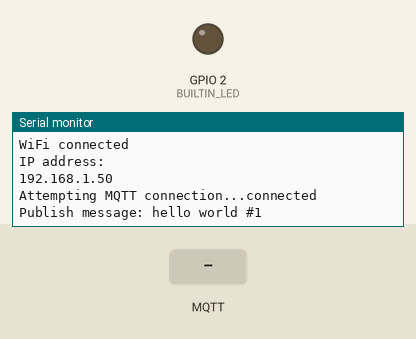
This sketch was run on a simulated ESP32. Shown: output pins drawn as LEDs (lit = HIGH), the last lines printed to the serial monitor. Inputs (shaded band) come from the test bench. WiFi joins after 1.5 s; servers stay silent unless stated; random numbers use the default seed unless the sketch sets one; no MQTT or app messages arrive unless stated.

Above: at 2.7 s.
2.8 s: MQTT message "1" arrives on the first subscribed topic
At 3.8 s:
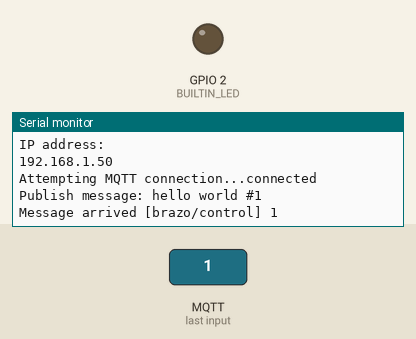
4.3 s: MQTT message "on" arrives on the first subscribed topic
At 5.3 s:
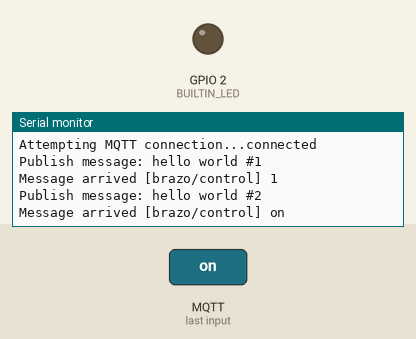
5.8 s: MQTT message "off" arrives on the first subscribed topic
At 5.96 s:
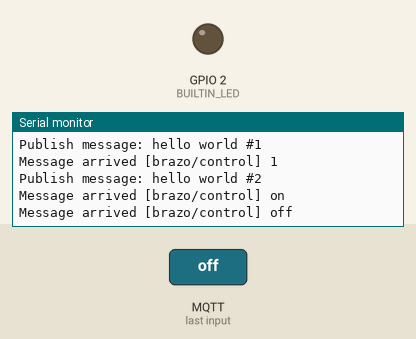
Timing chart, 0 to 8.8 s (numbered marks = the images above; inputs shaded):
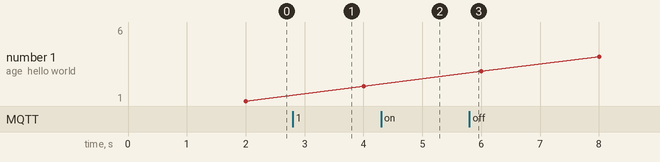

Measured:
- after the input at 2.8 s, the serial monitor: prints a new line at once (image 1)
- after the input at 4.3 s, the serial monitor: prints a new line at once (image 2)
- after the input at 5.8 s, the serial monitor: prints a new line at once (image 3)

The sketch:

controlador_brazo_bici_2.ino
```cpp
/*
  CONTROLADOR DE BRAZO PARA COLGAR BICI
  Inventoteca, julio 2021

  El programa funciona en ESP32 o ESP8266
  Usa MQTT. Publica en el topic "brazo/status"
  Se suscribe al topic "brazo/control"

  Modificar para usar el ejemplo de reconexión sin bloquear

  Basic ESP8266 MQTT example
  This sketch demonstrates the capabilities of the pubsub library in combination
  with the ESP8266 board/library.
  It connects to an MQTT server then:
  - publishes "hello world" to the topic "outTopic" every two seconds
  - subscribes to the topic "inTopic", printing out any messages
    it receives. NB - it assumes the received payloads are strings not binary
  - If the first character of the topic "inTopic" is an 1, switch ON the ESP Led,
    else switch it off
  It will reconnect to the server if the connection is lost using a blocking
  reconnect function. See the 'mqtt_reconnect_nonblocking' example for how to
  achieve the same result without blocking the main loop.
  To install the ESP8266 board, (using Arduino 1.6.4+):
  - Add the following 3rd party board manager under "File -> Preferences -> Additional Boards Manager URLs":
       http://arduino.esp8266.com/stable/package_esp8266com_index.json
  - Open the "Tools -> Board -> Board Manager" and click install for the ESP8266"
  - Select your ESP8266 in "Tools -> Board"
*/

#include <WiFi.h>
#include <PubSubClient.h>

// Datos de la red
const char* ssid = "Inventoteca_2G";
const char* password = "science_7425";
const char* mqtt_server = "broker.mqtt-dashboard.com";

// Variables para MQTT
WiFiClient espClient;
PubSubClient client(espClient);
unsigned long lastMsg = 0; //millis del último mensaje
#define MSG_BUFFER_SIZE	(50)
char msg[MSG_BUFFER_SIZE]; //buffer para mensaje de entrada ??
int value = 0; //valor que se envía

// Topics
char pubTopic[] = "brazo/status"; //aquí publica
char subTopic[] = "brazo/control"; //se suscribe

// Definir pines para los botones que controlan el mov del motor
#define BTN_UP   12
#define BTN_STOP 13
#define BTN_DOWN 14

// Definir pines de finales de carrera
#define LIMIT_UP   4
#define LIMIT_DOWN 5

// Definir pin de LED (opcional)
#define BUILTIN_LED 2

void setup_wifi() {
  // Modificar función para evitar bloqueo
  //delay(10);
  // We start by connecting to a WiFi network
  Serial.println();
  Serial.print("Connecting to ");
  Serial.println(ssid);

  WiFi.mode(WIFI_STA);
  WiFi.begin(ssid, password);

  while (WiFi.status() != WL_CONNECTED) {
    delay(500);
    Serial.print(".");
  }

  randomSeed(micros());

  Serial.println("");
  Serial.println("WiFi connected");
  Serial.println("IP address: ");
  Serial.println(WiFi.localIP());
}

void callback(char* topic, byte* payload, unsigned int length) {
  // Modificar para evitar bloqueo
  Serial.print("Message arrived [");
  Serial.print(topic);
  Serial.print("] ");
  for (int i = 0; i < length; i++) {
    Serial.print((char)payload[i]);
  }
  Serial.println();

  // Switch on the LED if an 1 was received as first character
  /*
    if ((char)payload[0] == '1') {
    digitalWrite(BUILTIN_LED, LOW);   // Turn the LED on (Note that LOW is the voltage level
    // but actually the LED is on; this is because
    // it is active low on the ESP-01)
    } else {
    digitalWrite(BUILTIN_LED, HIGH);  // Turn the LED off by making the voltage HIGH
    }
  */
}

void reconnect() {
  // Loop until we're reconnected
  while (!client.connected()) {
    Serial.print("Attempting MQTT connection...");
    // Create a random client ID
    String clientId = "ESP8266Client-";
    clientId += String(random(0xffff), HEX);
    // Attempt to connect
    if (client.connect(clientId.c_str())) {
      Serial.println("connected");
      // Once connected, publish an announcement...
      client.publish(pubTopic, "conectado");
      // ... and resubscribe
      client.subscribe(subTopic);
    } else {
      Serial.print("failed, rc=");
      Serial.print(client.state());
      Serial.println(" try again in 5 seconds");
      // Wait 5 seconds before retrying
      delay(5000);
    }
  }
}

void setup() {
  // Configurar pines como entradas con pull-up
  // Botones
  pinMode(BTN_UP,   INPUT_PULLUP);
  pinMode(BTN_STOP, INPUT_PULLUP);
  pinMode(BTN_DOWN, INPUT_PULLUP);
  // Finales de carrera
  pinMode(LIMIT_UP,   INPUT_PULLUP);
  pinMode(LIMIT_DOWN, INPUT_PULLUP);
  // LED opcional
  pinMode(BUILTIN_LED, OUTPUT);

  // Mensaje inicial
  Serial.begin(115200);
  Serial.println();
  Serial.println("CONTROLADOR DE BRAZO PARA COLGAR BICI");
  //Serial.println(ESP.getEfuseMac(), HEX);

  setup_wifi();
  client.setServer(mqtt_server, 1883);
  client.setCallback(callback);
}

void loop() {

  if (!client.connected()) {
    reconnect();
  }
  client.loop();

  unsigned long now = millis();
  if (now - lastMsg > 2000) {
    lastMsg = now;
    ++value;
    snprintf (msg, MSG_BUFFER_SIZE, "hello world #%d", value);
    Serial.print("Publish message: ");
    Serial.println(msg);
    client.publish("outTopic", msg);
  }
}
```
